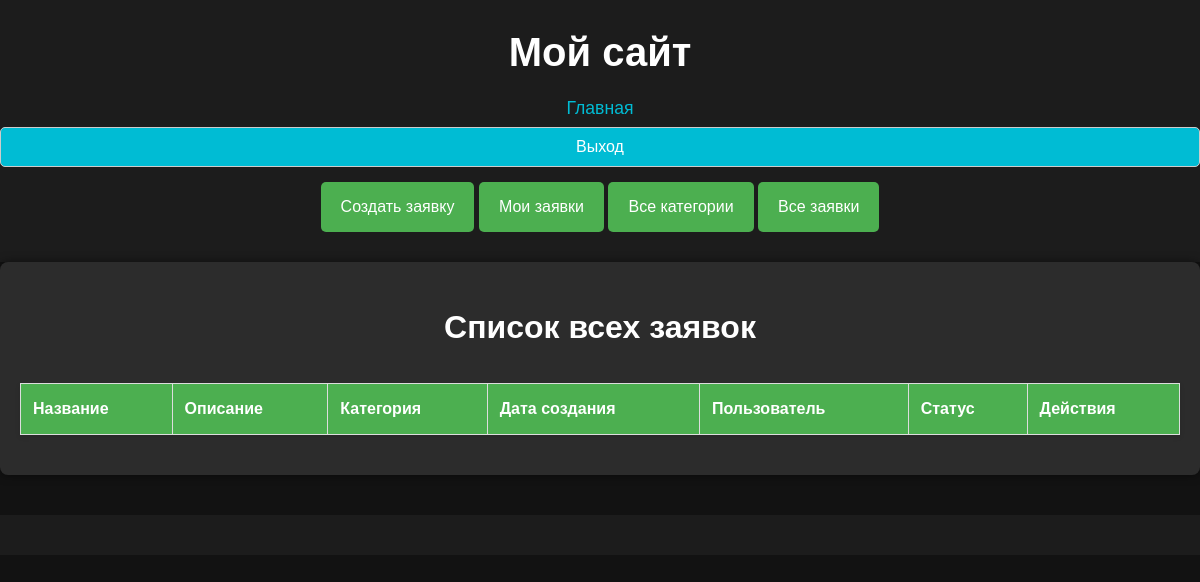
/requests/ (signed in), run on an earlier commit of the app's database.
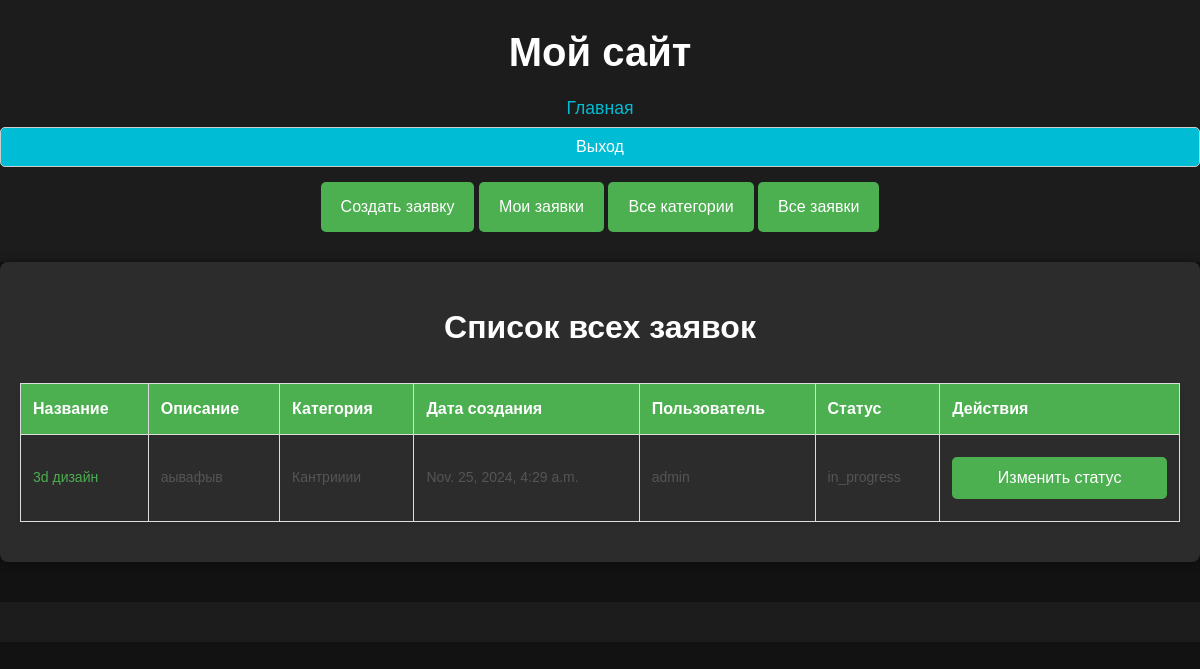
And on a later commit of the database.
### main/models.py (models this page shows, shortened)
class DesignRequest(models.Model):
    STATUS_CHOICES = [
        ('new', 'Новая'),
        ('in_progress', 'Принято в работу'),
        ('completed', 'Выполнено'),
    ]
    user = models.ForeignKey(User, on_delete=models.CASCADE, related_name='design_requests')  # Связь с пользователем
    title = models.CharField(max_length=200)  # Название заявки
    description = models.TextField()  # Описание заявки
    category = models.ForeignKey('Category', on_delete=models.CASCADE)  # Категория
    photo = models.ImageField(upload_to='design_photos/', null=True, blank=True)  # Фото помещения
    created_at = models.DateTimeField(auto_now_add=True)  # Дата создания заявки
    is_important = models.BooleanField(default=False)  # Важность заявки
    status = models.CharField(
        max_length=20,
        choices=STATUS_CHOICES,
        default='new',  # Статус по умолчанию
    )

class Category(models.Model):
    name = models.CharField(max_length=100)

### main/views.py (the view)
# urls.py: path('requests/', views.all_requests, name='all_requests'),  # измененный URL для всех заявок
@staff_member_required  # ограничиваем доступ только для администратора
def all_requests(request):
    requests = DesignRequest.objects.all()  # получаем все заявки
    return render(request, 'main/all_requests.html', {'requests': requests})

### main/templates/main/all_requests.html (shortened to what this page needs)
{% extends 'main/layout.html' %}
{% block content %}
  <h1>Список всех заявок</h1>
  <table class="requests-table">
    <thead>
      <tr>
        <th>Название</th>
        <th>Описание</th>
        <th>Категория</th>
        <th>Дата создания</th>
        <th>Пользователь</th>
        <th>Статус</th>
        <th>Действия</th>
      </tr>
    </thead>
    <tbody>
      {% for request in requests %}
        <tr>
          <td><a href="{% url 'request_detail' request.id %}">{{ request.title }}</a></td>
          <td>{{ request.description }}</td>
          <td>{{ request.category.name }}</td>
          <td>{{ request.created_at }}</td>
          <td>{{ request.user.username }}</td>
          <td>{{ request.status }}</td>
          <td>
            <form action="{% url 'change_request_status' request.id %}" method="post">
              <button type="submit" class="btn btn-primary">Изменить статус</button>
            </form>
          </td>
        </tr>
      {% endfor %}
    </tbody>
  </table>
{% endblock %}

### main/templates/main/layout.html (shortened to what this page needs)
{% load static %}
<!DOCTYPE html>
<html lang="ru">
<head>
    <link rel="stylesheet" href="{% static 'css/style.css' %}">
</head>
<body>
    <header>
        <h1>Мой сайт</h1>
        <nav>
            <a href="{% url 'home' %}">Главная</a>
            {% if user.is_authenticated %}
                <form action="{% url 'logout' %}" method="POST">
                    <button type="submit">Выход</button>
                </form>
                <a href="{% url 'create_request' %}" class="btn">Создать заявку</a>
                <a href="{% url 'my_requests' %}" class="btn">Мои заявки</a>
                <a href="{% url 'all_categories' %}" class="btn">Все категории</a>
                {% if user.is_staff %}
                    <a href="{% url 'all_requests' %}" class="btn">Все заявки</a>
                {% endif %}
            {% else %}
                <a href="{% url 'login' %}">Войти</a>
                <a href="{% url 'register' %}">Регистрация</a>
            {% endif %}
        </nav>
    </header>
    <main>
        {% block content %}{% endblock %}
    </main>
    <footer>
    </footer>
</body>
</html>

### main/static/css/style.css (style rules this page uses)
* { margin: 0; padding: 0; box-sizing: border-box; }
body { font-family: 'Arial', sans-serif; background-color: #121212; color: #e0e0e0; line-height: 1.6; }
a { text-decoration: none; color: #00bcd4; }
header { background-color: #1c1c1c; color: #ffffff; padding: 20px 0; text-align: center; }
header h1 { font-size: 2.5rem; margin-bottom: 10px; }
nav { margin-top: 10px; }
nav a { color: #00bcd4; margin: 0 15px; font-size: 1.1rem; }
main { padding: 40px 20px; max-width: 1200px; margin: 0 auto; background-color: #2c2c2c; box-shadow: 0 0 10px rgba(0, 0, 0, 0.5); border-radius: 8px; }
footer { text-align: center; padding: 20px; background-color: #1c1c1c; color: #ffffff; margin-top: 40px; }
form input, form button { width: 100%; padding: 10px; margin: 5px 0; font-size: 16px; border: 1px solid #ccc; border-radius: 5px; }
form button { background-color: #00bcd4; color: white; cursor: pointer; }
.btn { padding: 10px 20px; background-color: #4CAF50; color: white; text-align: center; text-decoration: none; border-radius: 5px; margin: 10px 0; display: inline-block; }
.btn { padding: 12px 20px; border: none; border-radius: 5px; font-size: 16px; cursor: pointer; transition: background-color 0.3s; }
* { transition: all 0.3s ease; }
h1 { text-align: center; margin-bottom: 30px; color: #fff; }
.requests-table { width: 100%; border-collapse: collapse; margin-top: 20px; box-shadow: 0 2px 5px rgba(0, 0, 0, 0.1); }
.requests-table th, .requests-table td { padding: 12px; text-align: left; border: 1px solid #ddd; }
.requests-table th { background-color: #4CAF50; color: white; font-size: 16px; }
.requests-table td { font-size: 14px; color: #555; }
.requests-table a { color: #4CAF50; text-decoration: none; }

What changed in the data, as far as the page shows it:
added DesignRequest: title "3d дизайн", description "аывафыв", category.name "Кантрииии", created_at "Nov. 25, 2024, 4:29 a.m.", user.username "admin", status "in_progress"
